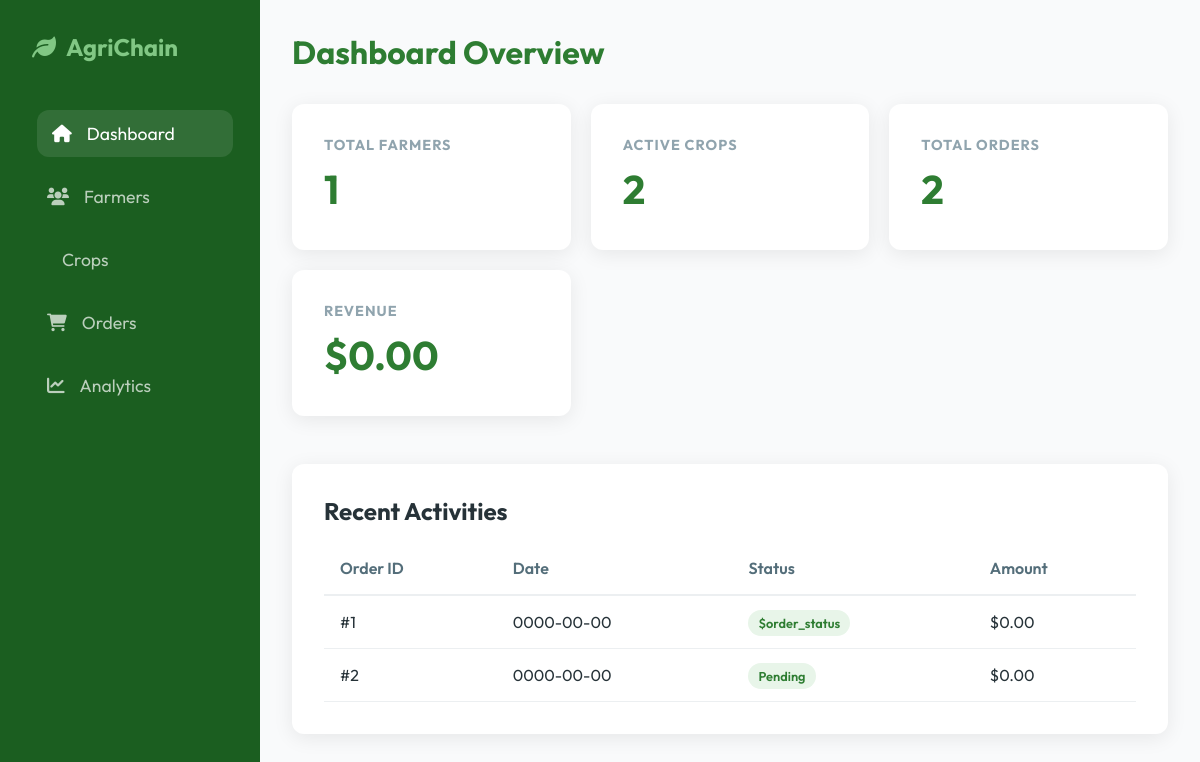
Page /dashboard.php on the committed database.
### tables this page shows
CREATE TABLE Orders (
    order_id INT AUTO_INCREMENT PRIMARY KEY,
    order_date DATE NOT NULL,
    order_status VARCHAR(50),
    total_price DECIMAL(10,2),
    crop_id INT,
    buyer_id INT,
    FOREIGN KEY (crop_id) REFERENCES Crop(crop_id) ON DELETE CASCADE,
    FOREIGN KEY (buyer_id) REFERENCES Buyer(buyer_id) ON DELETE CASCADE
);

### dashboard.php (the view, shortened to what this page needs)
<?php include 'db.php'; ?>
<!DOCTYPE html>
<html lang="en">
<head>
    <link rel="stylesheet" href="style.css">
    <link href="https://cdnjs.cloudflare.com/ajax/libs/font-awesome/6.0.0/css/all.min.css" rel="stylesheet">
</head>
<body>
    <div class="sidebar">
        <div class="logo">
            <i class="fas fa-leaf"></i> AgriChain
        </div>
        <ul class="nav-links">
            <li><a href="dashboard.php" class="active"><i class="fas fa-home"></i> Dashboard</a></li>
            <li><a href="farmers.php"><i class="fas fa-users"></i> Farmers</a></li>
            <li><a href="crops.php"><i class="fas fa-wheat"></i> Crops</a></li>
            <li><a href="orders.php"><i class="fas fa-shopping-cart"></i> Orders</a></li>
            <li><a href="#"><i class="fas fa-chart-line"></i> Analytics</a></li>
        </ul>
    </div>
    <div class="main-content">
        <header>
            <h1>Dashboard Overview</h1>
        </header>
        <div class="stats-grid">
            <div class="card">
                <h3>Total Farmers</h3>
                <div class="value">
                    <?php
                    $result = $conn->query("SELECT COUNT(*) as count FROM Farmer");
                    if ($result) {
                        $row = $result->fetch_assoc();
                        echo $row['count'];
                    } else {
                        echo "0";
                    }
                    ?>
                </div>
            </div>
            <div class="card">
                <h3>Active Crops</h3>
                <div class="value">
                    <?php
                    $result = $conn->query("SELECT COUNT(*) as count FROM Crop");
                    if ($result) {
                        $row = $result->fetch_assoc();
                        echo $row['count'];
                    } else {
                        echo "0";
                    }
                    ?>
                </div>
            </div>
            <div class="card">
                <h3>Total Orders</h3>
                <div class="value">
                    <?php
                    $result = $conn->query("SELECT COUNT(*) as count FROM Orders");
                    if ($result) {
                        $row = $result->fetch_assoc();
                        echo $row['count'];
                    } else {
                        echo "0";
                    }
                    ?>
                </div>
            </div>
            <div class="card">
                <h3>Revenue</h3>
                <div class="value">
                    $<?php
                    $result = $conn->query("SELECT SUM(total_price) as total FROM Orders");
                    if ($result) {
                        $row = $result->fetch_assoc();
                        echo number_format($row['total'] ?? 0, 2);
                    } else {
                        echo "0.00";
                    }
                    ?>
                </div>
            </div>
        </div>
        <div class="table-container">
            <h2>Recent Activities</h2>
            <table>
                <thead>
                    <tr>
                        <th>Order ID</th>
                        <th>Date</th>
                        <th>Status</th>
                        <th>Amount</th>
                    </tr>
                </thead>
                <tbody>
                    <?php
                    $sql = "SELECT order_id, order_date, order_status, total_price FROM Orders ORDER BY order_date DESC LIMIT 5";
                    $result = $conn->query($sql);
                    if ($result->num_rows > 0) {
                        while ($row = $result->fetch_assoc()) {
                            echo "<tr>";
                            echo "<td>#" . $row['order_id'] . "</td>";
                            echo "<td>" . $row['order_date'] . "</td>";
                            echo "<td><span class='badge badge-success'>" . $row['order_status'] . "</span></td>";
                            echo "<td>$" . number_format($row['total_price'], 2) . "</td>";
                            echo "</tr>";
                        }
                    } else {
                        echo "<tr><td colspan='4'>No recent orders</td></tr>";
                    }
                    ?>
                </tbody>
            </table>
        </div>
    </div>
</body>
</html>

### style.css (style rules this page uses)
:root { --primary-color: #2E7D32; --primary-light: #4CAF50; --secondary-color: #81C784; --accent-color: #FFC107; --dark-bg: #1B5E20; --light-bg: #F1F8E9; --white: #ffffff; --text-color: #263238; --shadow: 0 4px 20px rgba(0, 0, 0, 0.08); --radius: 12px; }
* { margin: 0; padding: 0; box-sizing: border-box; font-family: 'Outfit', sans-serif; }
body { background-color: var(--light-bg); color: var(--text-color); display: flex; min-height: 100vh; }
.sidebar { width: 260px; background: var(--dark-bg); color: var(--white); padding: 2rem; position: fixed; height: 100%; display: flex; flex-direction: column; }
.logo { font-size: 1.5rem; font-weight: 700; margin-bottom: 3rem; display: flex; align-items: center; gap: 10px; color: var(--secondary-color); }
.nav-links { list-style: none; flex: 1; }
.nav-links li { margin-bottom: 1rem; }
.nav-links a { text-decoration: none; color: rgba(255, 255, 255, 0.7); font-size: 1.1rem; display: flex; align-items: center; gap: 15px; padding: 12px 15px; border-radius: var(--radius); transition: all 0.3s ease; }
.nav-links a:hover, .nav-links a.active { background: rgba(255, 255, 255, 0.1); color: var(--white); transform: translateX(5px); }
.main-content { margin-left: 260px; flex: 1; padding: 2rem; background: #F9FAFB; }
header { display: flex; justify-content: space-between; align-items: center; margin-bottom: 2rem; }
h1 { font-size: 2rem; font-weight: 700; color: var(--primary-color); }
.stats-grid { display: grid; grid-template-columns: repeat(auto-fit, minmax(240px, 1fr)); gap: 20px; margin-bottom: 3rem; }
.card { background: var(--white); padding: 2rem; border-radius: var(--radius); box-shadow: var(--shadow); transition: transform 0.3s ease; border-bottom: 4px solid transparent; }
.card h3 { color: #90A4AE; font-size: 0.9rem; margin-bottom: 10px; text-transform: uppercase; letter-spacing: 1px; }
.card .value { font-size: 2.5rem; font-weight: 700; color: var(--primary-color); }
.table-container { background: var(--white); padding: 2rem; border-radius: var(--radius); box-shadow: var(--shadow); }
table { width: 100%; border-collapse: collapse; margin-top: 1rem; }
th { text-align: left; padding: 1rem; color: #546E7A; border-bottom: 2px solid #ECEFF1; font-weight: 600; }
td { padding: 1rem; border-bottom: 1px solid #ECEFF1; }
.badge { padding: 5px 10px; border-radius: 20px; font-size: 0.8rem; font-weight: 600; }
.badge-success { background: #E8F5E9; color: #2E7D32; }

### rows in the picture
orders: order_id "1", order_date "0000-00-00", order_status "$order_status", total_price "0.00"
orders: order_id "2", order_date "0000-00-00", order_status "Pending", total_price "0.00"

### other values in the picture
$row['count'] "1"
$row['count'] "2"
$row['total'] "0.00"
